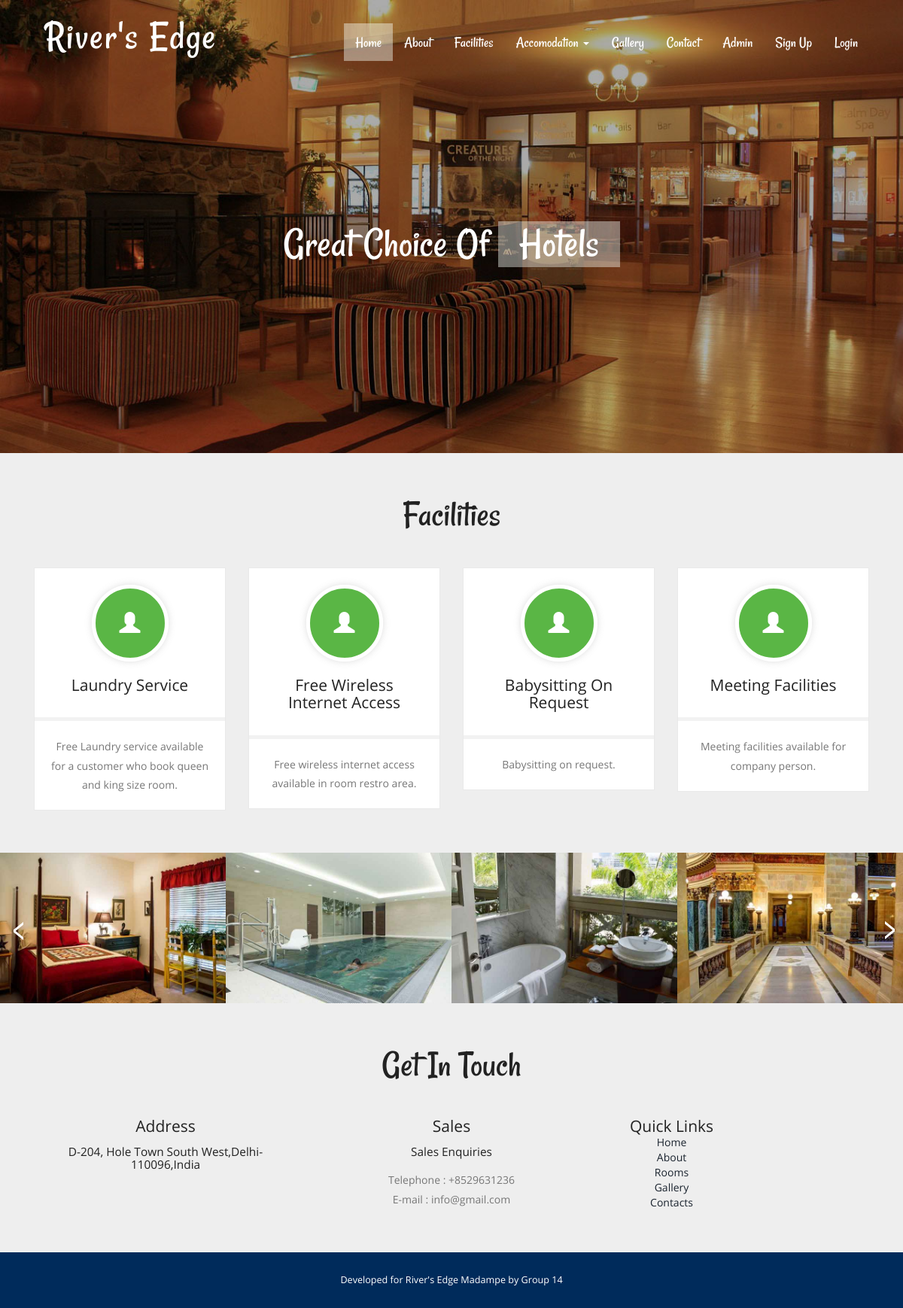
The page / on the database its author committed.
### tables this page shows
CREATE TABLE `tblfacility` (
  `ID` int(10) NOT NULL,
  `FacilityTitle` varchar(200) DEFAULT NULL,
  `Description` mediumtext DEFAULT NULL,
  `Image` varchar(200) DEFAULT NULL,
  `CreationDate` timestamp NULL DEFAULT current_timestamp()
);

CREATE TABLE `tblpage` (
  `ID` int(10) NOT NULL,
  `PageType` varchar(120) DEFAULT NULL,
  `PageTitle` varchar(200) DEFAULT NULL,
  `PageDescription` mediumtext DEFAULT NULL,
  `Email` varchar(120) DEFAULT NULL,
  `MobileNumber` bigint(10) DEFAULT NULL,
  `UpdationDate` timestamp NULL DEFAULT NULL ON UPDATE current_timestamp()
);

### index.php (the view, shortened to what this page needs)
<?php
include('includes/dbconnection.php');
?>
<!DOCTYPE HTML>
<html>
<head>
<link href="css/bootstrap.css" rel="stylesheet" type="text/css" media="all">
<link href="css/style.css" rel="stylesheet" type="text/css" media="all" />
</head>
<body>
			<div class="header">
				<div class="container">
				<?php include_once('includes/header.php');?>
		<div class="slider">
			<div class="callbacks_container">
				  <ul class="rslides" id="slider">
						 <li>
							<h3>great choice of  <span>hotels</span> </h3>
						 </li>
					</ul>
				</div>
			</div>
		</div>
	</div>
		<div class="content">
		<div class="features">
					<div class="container">
						<h3>Facilities</h3>
							<div class="features-grids">
								<?php
$sql="SELECT * from tblfacility order by rand() limit 4";
$query = $dbh -> prepare($sql);
$query->execute();
$results=$query->fetchAll(PDO::FETCH_OBJ);
$cnt=1;
if($query->rowCount() > 0)
{
foreach($results as $row)
{               ?>
								<div class="col-md-3 feature-grid">
								<div class="feature">
									<div class="feature1">
										<span class="glyphicon glyphicon-user" aria-hidden="true"></span>
										<h4><?php  echo htmlentities($row->FacilityTitle);?></h4>
									</div>
									<div class="feature2">
										<p><?php  echo htmlentities($row->Description);?>. </p>
									</div>
								</div>
								</div>
								<?php $cnt=$cnt+1;}} ?>
									<div class="clearfix"></div>
							</div>
					</div>
				</div>
	<div class="slider1">
		<div class="arrival-grids">
			 <ul id="flexiselDemo1">
				 <li>
					 <a href="index.php"><img src="images/s1.jpg" alt=""/>
					 </a>
				 </li>
				 <li>
					 <a href="index.php"><img src="images/s2.jpg" alt=""/>
					 </a>
				 </li>
				 <li>
					 <a href="index.php"><img src="images/s3.jpg" alt=""/>
					 </a>
				 </li>
				 <li>
					 <a href="index.php"><img src="images/s4.jpg" alt=""/>
					 </a>
				 </li>
				</ul>
		</div>
	</div>
					<?php include_once('includes/getintouch.php');?>
			</div>
		<?php include_once('includes/footer.php');?>
</body>
</html>

### includes/getintouch.php
<div class="touch-section">
					<div class="container">
						<h3>get in touch</h3>
						<div class="touch-grids">
							<?php
$sql="SELECT * from tblpage where PageType='contactus'";
$query = $dbh -> prepare($sql);
$query->execute();
$results=$query->fetchAll(PDO::FETCH_OBJ);
$cnt=1;
if($query->rowCount() > 0)
{
foreach($results as $row)
{               ?>
							<div class="col-md-4 touch-grid">
								<h4>address</h4>
								<h5><?php  echo htmlentities($row->PageDescription);?></h5>
							</div>
							<div class="col-md-4 touch-grid">
								<h4>Sales</h4>
								<h5>Sales Enquiries</h5>
								<p>Telephone : +<?php  echo htmlentities($row->MobileNumber);?></p>
							<p>E-mail : <?php  echo htmlentities($row->Email);?></p>
							</div><?php $cnt=$cnt+1;}} ?>
							<div class="col-md-4 touch-grid">
								<?php
$sql="SELECT * from tblpage where PageType='aboutus'";
$query = $dbh -> prepare($sql);
$query->execute();
$results=$query->fetchAll(PDO::FETCH_OBJ);
$cnt=1;
if($query->rowCount() > 0)
{
foreach($results as $row)
{               ?>
							<div class="col-lg-6 p-4 text-white">
							<h4>Quick Links</h4>
      <a href="index.php" class=" text-white d-inline-block mb-2 text-dark text-decoration-none">Home</a><br>
      <a href="about.php" class=" text-white d-inline-block mb-2 text-dark text-decoration-none">About</a><br>
      <a href="book-room.php" class=" text-white d-inline-block mb-2 text-dark text-decoration-none">Rooms</a><br>
      <a href="gallery.php" class= " text-white d-inline-block mb-2 text-dark text-decoration-none">Gallery</a><br>
	  <a href="contact.php" class= " text-white d-inline-block mb-2 text-dark text-decoration-none">Contacts</a><br>
    </div>
							</div><?php $cnt=$cnt+1;}} ?>
							<div class="clearfix"></div>
						</div>
					</div>
					</div>

### css/style.css (style rules this page uses)
body a { transition:0.5s all; -webkit-transition:0.5s all; -moz-transition:0.5s all; -o-transition:0.5s all; -ms-transition:0.5s all; }
h1,h2,h3,h4,h5,h6 { padding:0 0; margin:0 0; }
p { padding:0 0; margin:0 0; }
ul { padding:0 0; margin:0 0; }
body { padding:0 0; margin:0 0; font-family: 'OpenSans-Regular' }
.header { background:url(../images/banner1.jpg) no-repeat 0px 0px; background-size:cover; -webkit-background-size: cover; -moz-background-size: cover; -o-background-size: cover; -ms-background-size: cover; min-height:764px; padding-bottom: 4em; }
.slider { position: relative; text-align: center; width: 100%; margin: 20em 0 0; }
.rslides { position: relative; list-style: none; overflow: hidden; width: 100%; padding: 0; margin: 0; }
.rslides h3 { color: #fff; font-size: 4em; text-transform: capitalize; font-family: 'Rancho-Regular'; }
.rslides h3 span { color: #fff; background-color: rgba(249, 255, 247, 0.42); padding: .5em; }
.rslides li { -webkit-backface-visibility: hidden; position: absolute; display: none; width: 100%; left: 0; top: 0; }
.rslides li:first-child { position: relative; display: block; float: left; }
.features { text-align: center; padding: 4em 0; background:#eee; }
.feature { background: #fff; border: 1px solid #E9E9E9; }
.features h3 { font-size: 3.5em; text-transform: capitalize; font-family: 'Rancho-Regular'; color: #222; }
.feature2 p { font-size: 1em; line-height: 1.8em; color: #777; border-top: 5px solid #F2F2F2; padding: 1.5em; }
.feature1 h4 { font-size: 1.5em; color: #222; padding: 1em 0 0.5em; text-transform: capitalize; }
span.glyphicon.glyphicon-user,span.glyphicon.glyphicon-camera,span.glyphicon.glyphicon-calendar,span.glyphicon.glyphicon-gift { border-radius: 4em; font-size: 2em; -webkit-border-radius: 4em; -moz-border-radius: 4em; -o-border-radius: 4em; border: 5px solid #FFF; box-shadow: 0px 0px 10px rgba(119, 119, 119, 0.25); -webkit-box-shadow: 0px 0px 10px rgba(119, 119, 119, 0.25); -moz-box-shadow: 0px 0px 10px rgba(119, 119, 119, 0.25); -o-box-shadow: 0px 0px 10px rgba(119, 119, 119, 0.25); display: inline-block; padding: 32px; background: #5ab645; background: -moz-linear-gradient(top, #03bcfd 0%, #019bd1 100%); background: -webkit-gradient(linear, left top, left bottom, color-stop(0%,#5ab645), color-stop(100%,#5ab645)); background: -webkit-linear-gradient(top, #5ab645 0%,#5ab645 100%); background: -o-linear-gradient(top, #03bcfd 0%,#019bd1 100%); background: -ms-linear-gradient(top, #03bcfd 0%,#019bd1 100%); background: linear-gradient(to bottom, #5ab645 0%,#5ab645 100%); filter: progid:DXImageTransform.Microsoft.gradient( startColorstr='#03bcfd', endColorstr='#019bd1',GradientType=0 ); cursor: pointer; transition: 0.5s ease; -moz-transition: 0.5s ease; -o-transition: 0.5s ease; -webkit-transition: 0.5s ease; color: #fff; }
.features-grids { margin-top: 3em; }
.feature1 { padding: 1.5em; }
#flexiselDemo1, #flexiselDemo2, #flexiselDemo3 { display: none; }
.nbs-flexisel-ul { position: relative; width: 9999px; margin: 0px; padding: 0px; list-style-type: none; text-align: center; }
.nbs-flexisel-item { float: left; margin: 0px; padding: 0px; cursor: pointer; position: relative; }
ul#flexiselDemo1 li a { text-decoration:none; display:block; }
.nbs-flexisel-item > a img { cursor: auto; position: relative; width: 100%; margin: 0; }
.touch-section { padding: 4em 0; text-align: center; background-color: #eee; }
.touch-grids { margin-top: 3em; }
.touch-grid h4 { font-size: 1.5em; color: #222; text-transform: capitalize; }
.touch-section h3 { font-size: 3.5em; text-transform: capitalize; font-family: 'Rancho-Regular'; color: #222; }
.touch-grid h5 { font-size: 1.1em; padding: 1em 0; color: #222; }
.touch-grid p { font-size: 1em; line-height: 1.8em; color: #777; }
@media (max-width:1440px) { .slider { margin: 18em 0 0; } }
@media (max-width:1440px) { .header { min-height: 679px; } }
@media (max-width:1366px) { .header { min-height: 652px; } }
@media (max-width:1366px) { .slider { margin: 16em 0 0; } }
@media (max-width:1280px) { .header { min-height: 602px; } }
@media (max-width:1280px) { .slider { margin: 14em 0 0; } }

### rows shown on the page
tblfacility: FacilityTitle "Laundry Service", Description "Free Laundry service available for a customer who book queen and king size room"
tblfacility: FacilityTitle "Free Wireless Internet Access", Description "Free wireless internet access available in room restro area"
tblfacility: FacilityTitle "Babysitting On Request", Description "Babysitting on request"
tblfacility: FacilityTitle "Meeting Facilities", Description "Meeting facilities available for company person"
tblpage: PageDescription "D-204, Hole Town South West,Delhi-110096,India", MobileNumber "8529631236", Email "info@gmail.com"
